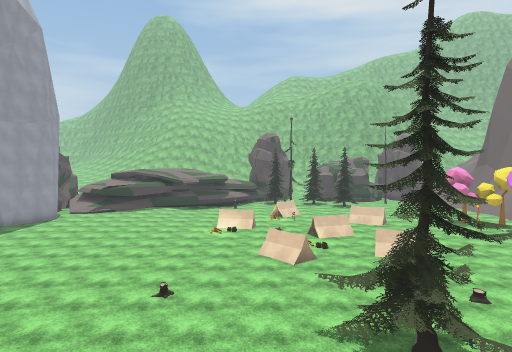
View 1 (above)

24 first-person views from a walk through a scene from a Unity 3-D project. The camera is 1.2 m above the floor, tilts 2° down and sees 70° across. The floor is counted in squares, 2 m on a side. Each view is taken from the middle of a square. On the plan, view 1 faces up. The plan holds only what a view shows up to about 10 squares ahead; the rest is blank. The place goes on beyond the plan. Some animated figures are left out. Some surface patterns are stand-ins.

View 2
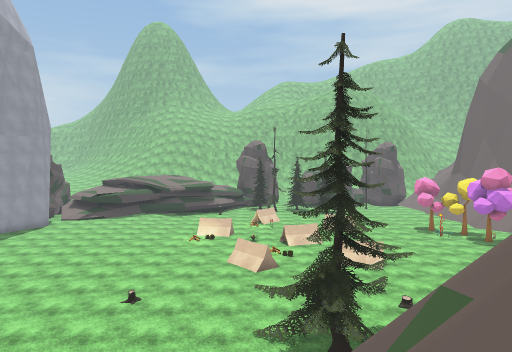

View 3
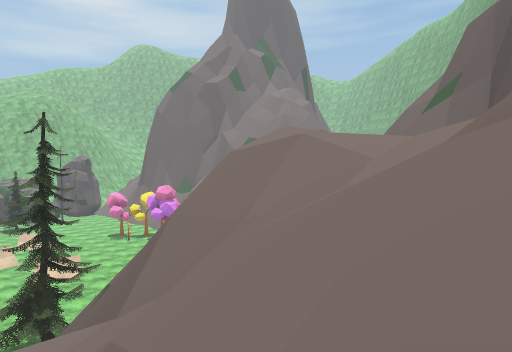

View 4
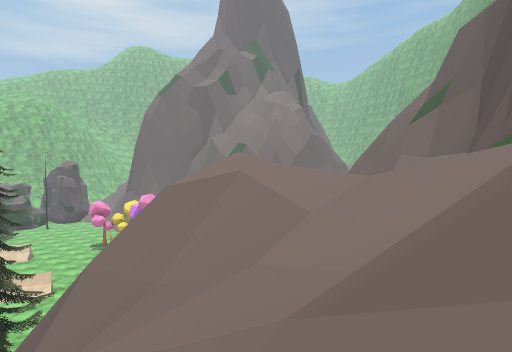

View 5
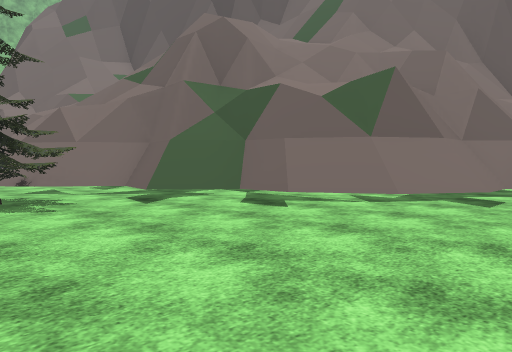

View 6
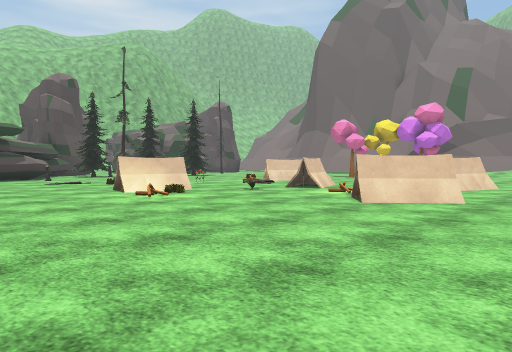

View 7
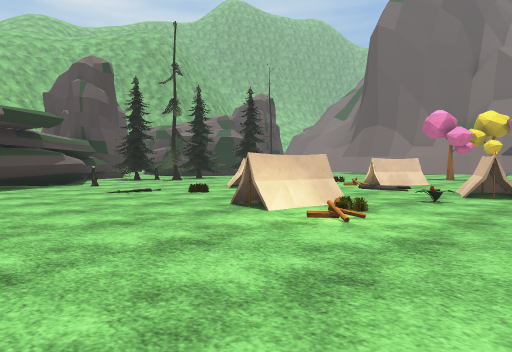

View 8
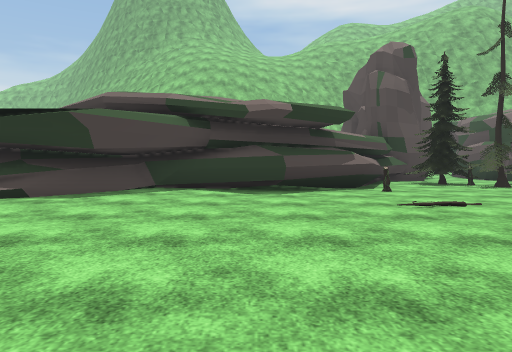

View 9
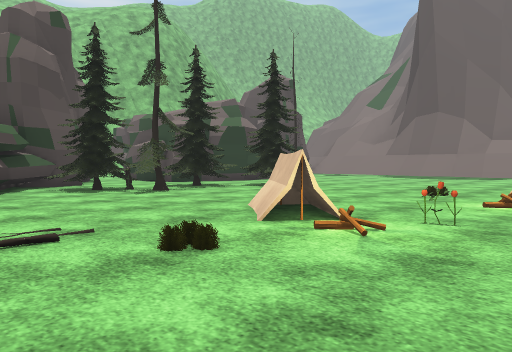

View 10
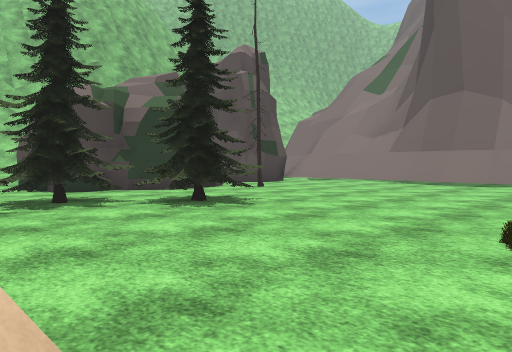

View 11
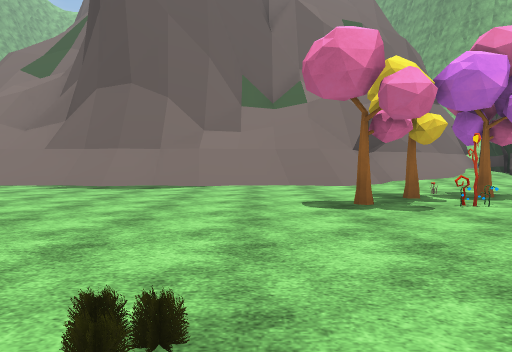

View 12
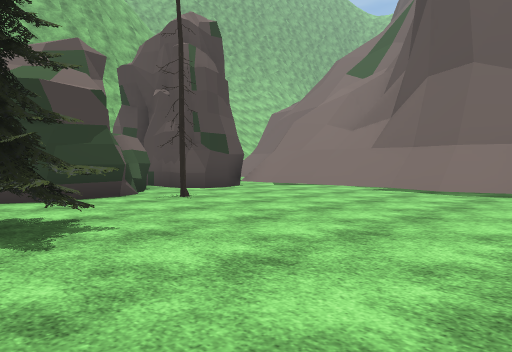

View 13
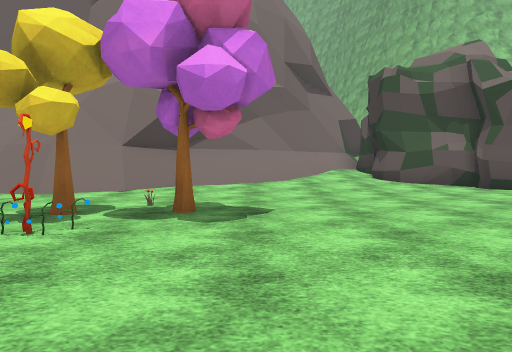

View 14
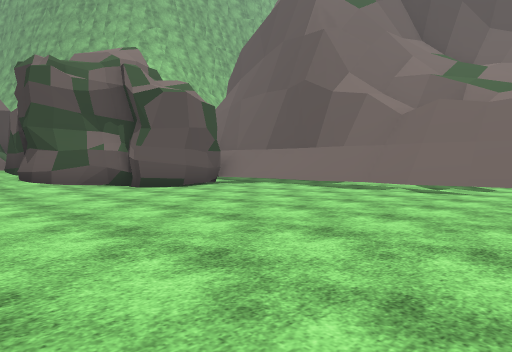

View 15
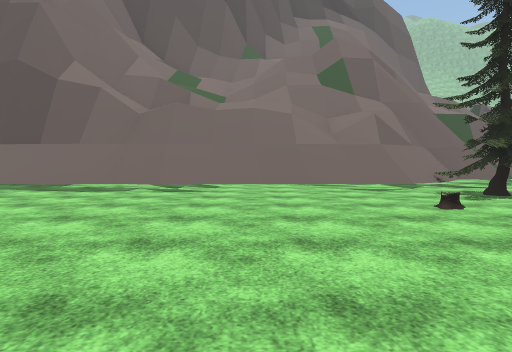

View 16
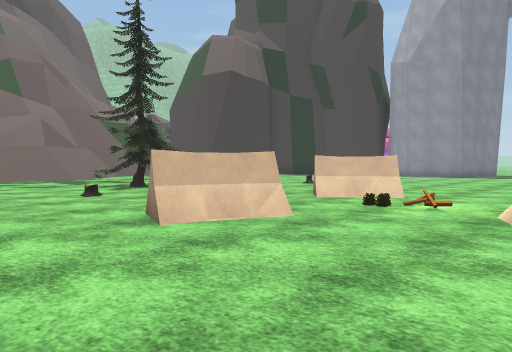

View 17
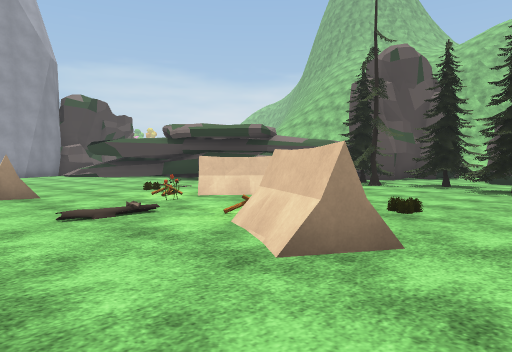

View 18
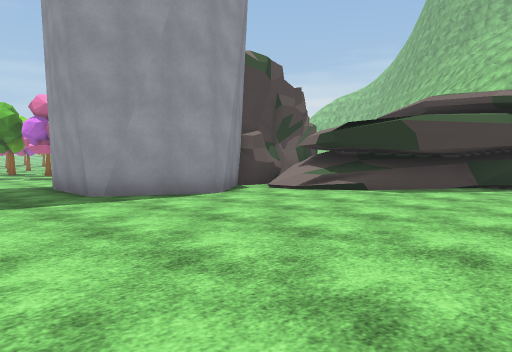

View 19
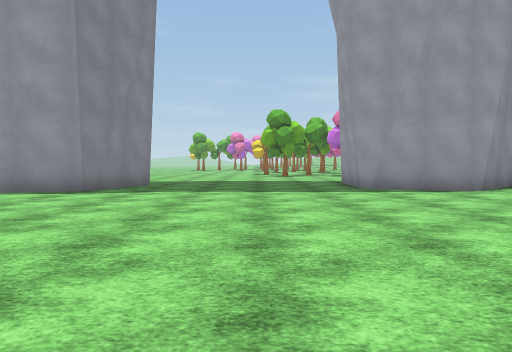

View 20
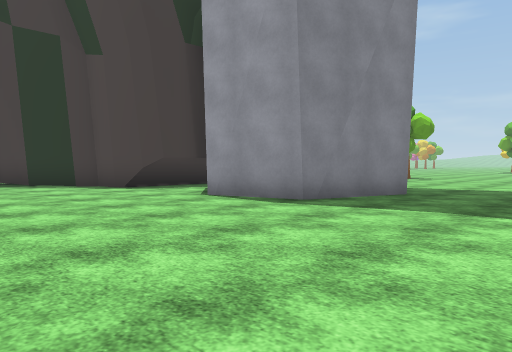

View 21
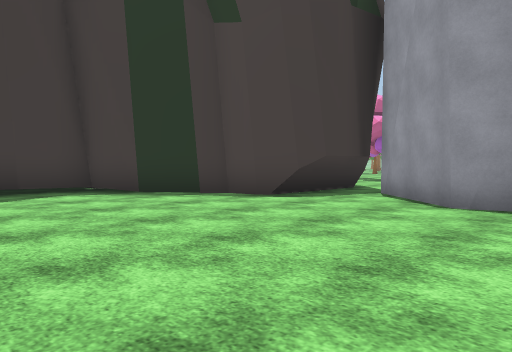

View 22
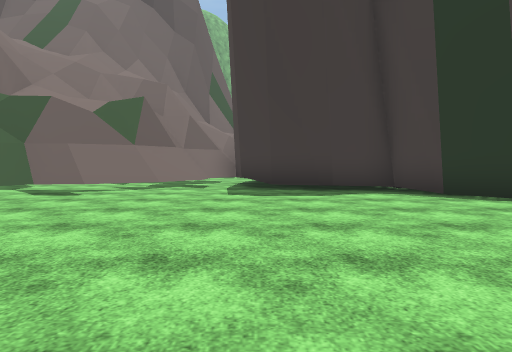

View 23
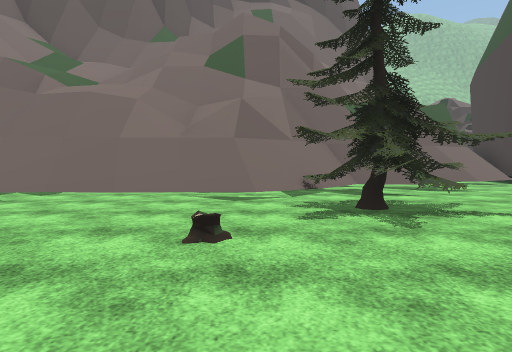

View 24
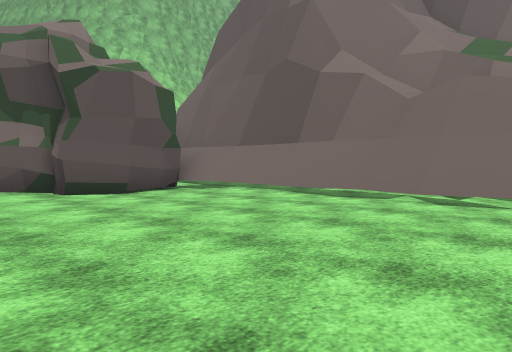

### Floor plan
Key: @ floor where view 1 was taken; # wall or solid block; . main floor; : floor 2.5 m higher than the main floor; + floor 4 m higher than the main floor; * floor 8.75 m higher than the main floor; / step, stairs or slope; = window, fence, low wall or low ledge; ^ raised ledge; v drop or lower ground; T tent; R tree; F flower; S stump; O other object.
Columns run from 12 left of view 1 to 15 right of it. Each row starts with its distance up from view 1.
 28                 #     #
 27                 #   #####
 26             ## .#####..//
 25            ##RRRR....R..//#
 24            #.RRRRR......//#
 23           #^..R.RRR...../##
 22      ######S.....RR...../##
 21  #=####................./##
 20  #/==.................../##
 19  #...........TT.........//#
 18  ##........O.T...O......///
 17  ##...........O.TT......///
 16 ##.........T.....TT..R..//=#
 15 ...........TT........ORR//##
 14 .............FTT.......O../#
 13 ...............T...........#
 12 ..............O............/
 11 ............TT..TT..........
 10 ##...........T...T..........
  9  ##........................#
  8   #........................#
  7  ##.......................##
  6  #...........RRR..........#
  5  ##..........RRR/////  ///##
  4   ##..........R==:///==^##^^
  3    ##........=#=/////^^^
  2     ##...../==##/=/++v^#^
  1      ###../====##=/////^
  0        ##./#@/#v/== ///#^
 -1         #/#=///#*     //^
 -2          /#==//=*    ^^^
 -3           ==v////
 -4           = //=
 -5           #=
 -6           #

Where each view was taken, in squares from view 1:
view 1: 0 up, 0 right, facing up
view 2: 1 down, 1 right, facing up
view 3: 4 down, 0 right, facing up-right
view 4: 4 down, 1 right, facing up-right
view 5: 6 up, 4 left, facing down-right
view 6: 8 up, 5 left, facing up-right
view 7: 12 up, 5 left, facing up-right
view 8: 14 up, 4 left, facing up
view 9: 16 up, 2 left, facing up-right
view 10: 18 up, 2 right, facing up-right
view 11: 18 up, 4 right, facing right
view 12: 19 up, 5 right, facing up-right
view 13: 13 up, 6 right, facing right
view 14: 12 up, 6 right, facing down-right
view 15: 12 up, 7 right, facing down
view 16: 14 up, 7 right, facing down-left
view 17: 14 up, 7 right, facing up-left
view 18: 13 up, 4 left, facing up-left
view 19: 13 up, 2 left, facing left
view 20: 13 up, 5 left, facing down-left
view 21: 9 up, 4 left, facing down-left
view 22: 9 up, 4 left, facing down
view 23: 10 up, 4 right, facing down
view 24: 10 up, 7 right, facing down-right
